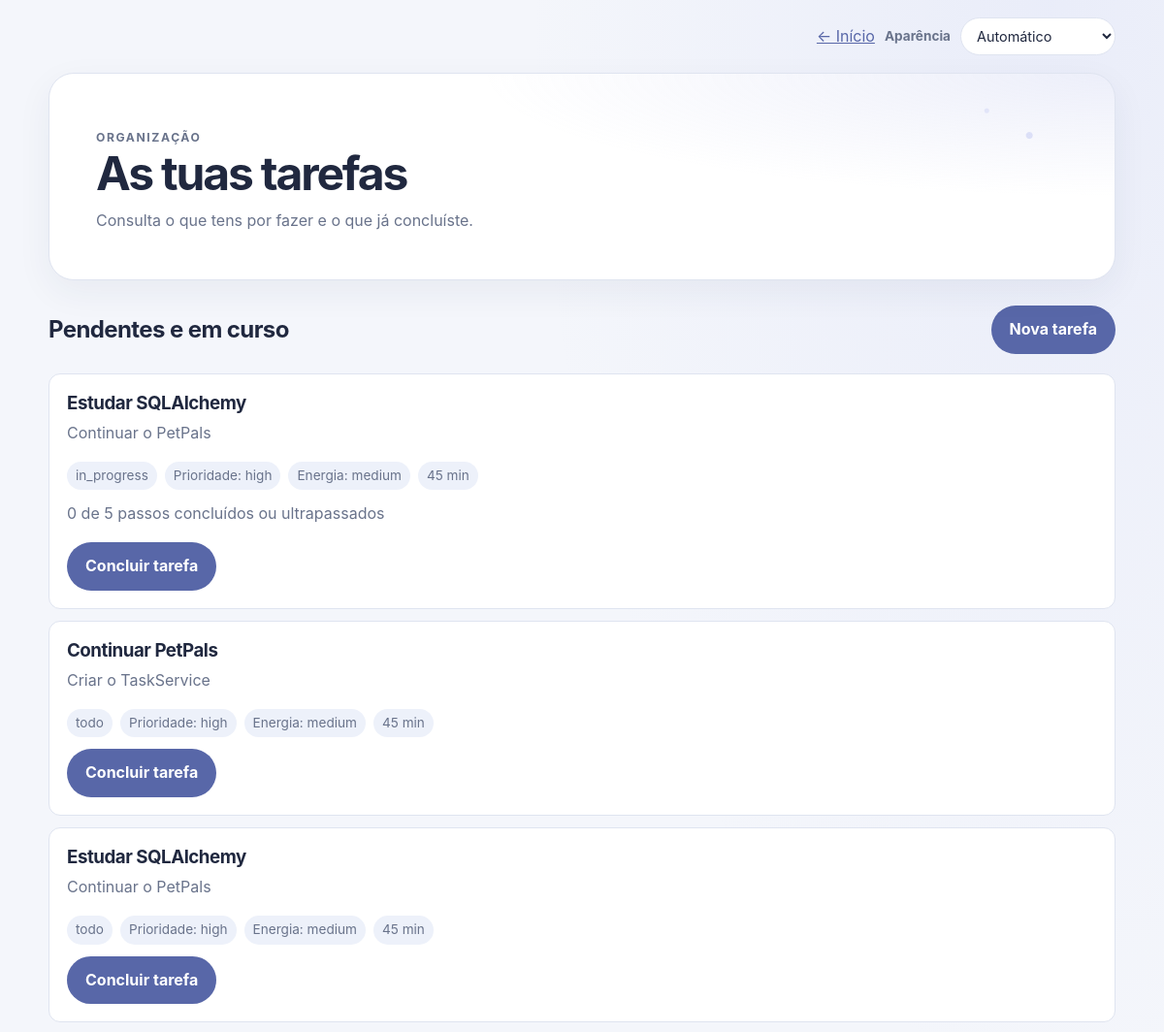
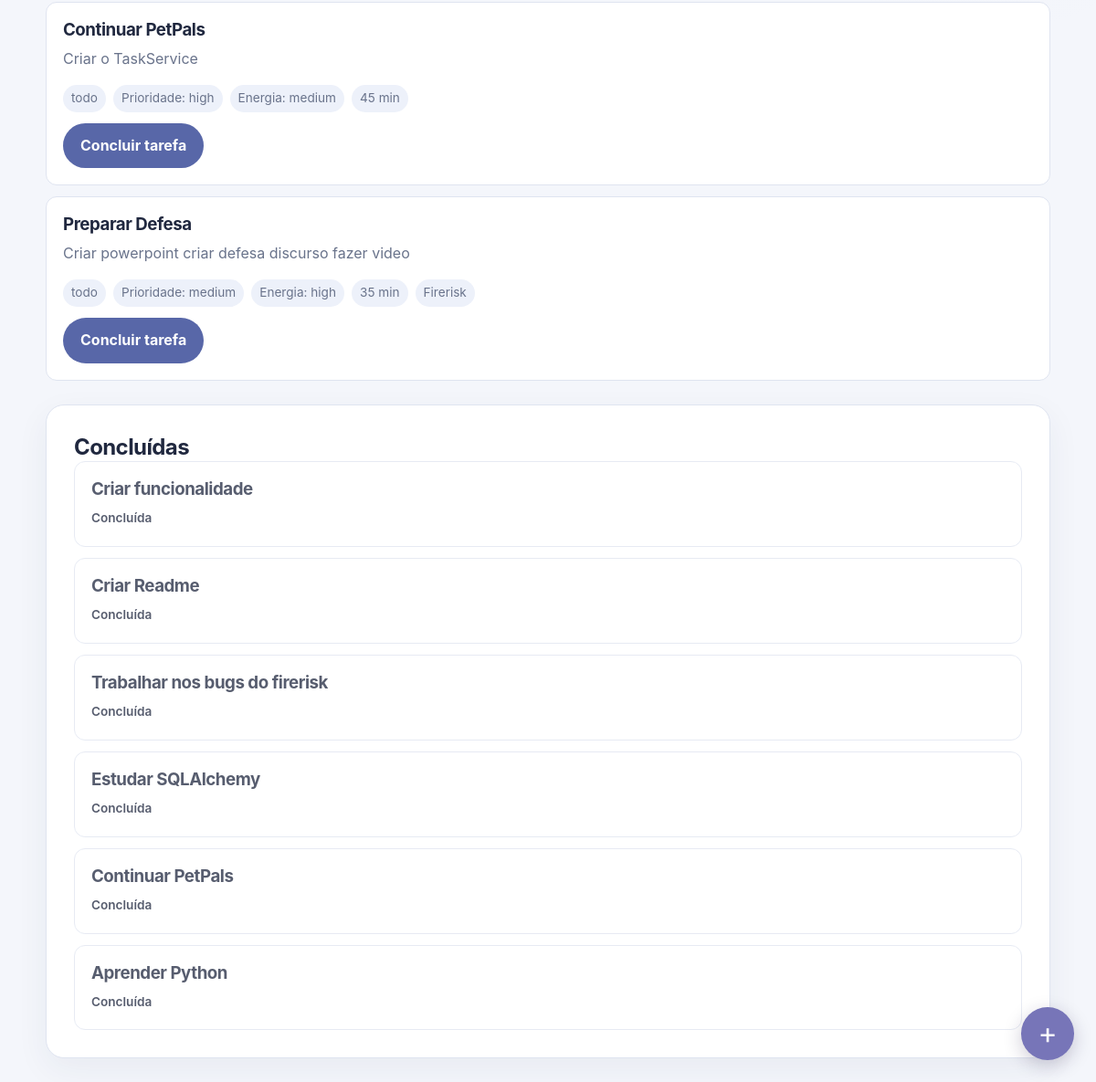
The page /tasks on the database its author committed (2 pictures, top to bottom).
### app/database/models.py (models this page shows)
class Task(Base):
    __tablename__ = "tasks"
    id: Mapped[int] = mapped_column(primary_key=True)
    title: Mapped[str] = mapped_column(String(200), nullable=False)
    description: Mapped[str] = mapped_column(String(1000), default="")
    priority: Mapped[Priority] = mapped_column(
        SqlEnum(Priority),
        default=Priority.MEDIUM,
    )
    energy_level: Mapped[EnergyLevel] = mapped_column(
        SqlEnum(EnergyLevel),
        default=EnergyLevel.MEDIUM,
    )
    estimated_minutes: Mapped[int] = mapped_column(Integer, default=30)
    context: Mapped[str] = mapped_column(String(100), default="general")
    status: Mapped[TaskStatus] = mapped_column(
        SqlEnum(TaskStatus),
        default=TaskStatus.TODO,
    )
    steps: Mapped[list[str]] = mapped_column(
        JSON,
        default=list,
        nullable=False,
    )
    current_step: Mapped[int] = mapped_column(
        Integer,
        default=0,
        nullable=False,
    )
    created_at: Mapped[datetime] = mapped_column(
        DateTime,
        default=datetime.utcnow,
    )
    completed_at: Mapped[datetime | None] = mapped_column(
        DateTime,
        nullable=True,
    )
    project_id: Mapped[int | None] = mapped_column(
        ForeignKey("projects.id"),
        nullable=True,
    )
    project = relationship(
        "Project",
        back_populates="tasks",
    )

class Project(Base):
    __tablename__ = "projects"
    id: Mapped[int] = mapped_column(primary_key=True)
    name: Mapped[str] = mapped_column(String(100), nullable=False)
    description: Mapped[str] = mapped_column(Text, default="")
    active: Mapped[bool] = mapped_column(Boolean, default=True)
    created_at: Mapped[datetime] = mapped_column(
        DateTime,
        default=datetime.utcnow,
    )
    tasks = relationship(
        "Task",
        back_populates="project",
        cascade="all, delete-orphan",
    )

### app/api/web.py (the view)
@app.get("/tasks")
def tasks_page():
    all_tasks = task_repository.list_all()
    pending_tasks = [
        task for task in all_tasks
        if task.status != TaskStatus.DONE
    ]
    completed_tasks = [
        task for task in all_tasks
        if task.status == TaskStatus.DONE
    ]
    return render_template(
        "tasks.html",
        tasks=pending_tasks,
        completed_tasks=completed_tasks,
    )

### app/database/repositories/task_repository.py (called while the page is built)
    def list_all(self) -> list[Task]:
        with get_session() as session:
            stmt = (
                select(Task)
                .options(joinedload(Task.project))
                .order_by(Task.created_at)
            )
            return list(session.scalars(stmt).unique().all())

### app/database/session.py (called while the page is built)
def get_session():
    return SessionLocal()

### app/api/templates/tasks.html (shortened to what this page needs)
<!DOCTYPE html>
<html lang="pt-PT">
<head>
    <link rel="stylesheet" href="{{ url_for('static', filename='style.css') }}">
</head>
<body>
    <div class="theme-bar">
        <a href="{{ url_for('dashboard') }}">← Início</a>
        <label class="theme-label" for="theme-select">Aparência</label>
        <select id="theme-select" class="theme-select">
            <option value="auto">Automático</option>
        </select>
    </div>
    <main class="container">
        <header class="hero">
            <p class="eyebrow">ORGANIZAÇÃO</p>
            <h1>As tuas tarefas</h1>
            <p>Consulta o que tens por fazer e o que já concluíste.</p>
        </header>
        <div class="section-heading">
            <h2>Pendentes e em curso</h2>
            <a class="complete-button button-link" href="{{ url_for('new_task') }}">Nova tarefa</a>
        </div>
        {% if tasks %}
            <div class="task-list">
                {% for task in tasks %}
                    <article class="task-card">
                        <div class="task-content">
                            <h3>{{ task.title }}</h3>
                            {% if task.description %}<p>{{ task.description }}</p>{% endif %}
                            <div class="task-meta">
                                <span>{{ task.status.value }}</span>
                                <span>Prioridade: {{ task.priority.value }}</span>
                                <span>Energia: {{ task.energy_level.value }}</span>
                                <span>{{ task.estimated_minutes }} min</span>
                                {% if task.project %}<span>{{ task.project.name }}</span>{% endif %}
                            </div>
                            {% if task.steps %}
                                <p>{{ task.current_step }} de {{ task.steps|length }} passos concluídos ou ultrapassados</p>
                            {% endif %}
                        </div>
                        <form method="post"
                              action="{{ url_for('complete_task', task_id=task.id) }}">
                            <button type="submit" class="secondary-button">Concluir tarefa</button>
                        </form>
                    </article>
                {% endfor %}
            </div>
        {% else %}
            <div class="empty-state">
                <h3>Não tens tarefas pendentes.</h3>
                <p>Podes aproveitar para descansar ou criar uma nova tarefa.</p>
            </div>
        {% endif %}
        <section class="section">
            <h2>Concluídas</h2>
            {% if completed_tasks %}
                <div class="task-list">
                    {% for task in completed_tasks %}
                        <article class="task-card completed-task">
                            <div class="task-content">
                                <h3>{{ task.title }}</h3>
                                <span class="status-label">Concluída</span>
                            </div>
                        </article>
                    {% endfor %}
                </div>
            {% else %}
                <p>Ainda não há tarefas concluídas para apresentar.</p>
            {% endif %}
        </section>
    </main>
    <a class="floating-add" href="{{ url_for('new_task') }}"
       aria-label="Criar nova tarefa">+</a>
</body>
</html>

### rows shown on the page
Task: title "Estudar SQLAlchemy", description "Continuar o PetPals", status.value "in_progress", priority.value "high", energy_level.value "medium", estimated_minutes "45", current_step "0", steps|length "5"
Task: title "Continuar PetPals", description "Criar o TaskService", status.value "todo", priority.value "high", energy_level.value "medium", estimated_minutes "45"
Task: title "Estudar SQLAlchemy", description "Continuar o PetPals", status.value "todo", priority.value "high", energy_level.value "medium", estimated_minutes "45"
Task: title "Continuar PetPals", description "Criar o TaskService", status.value "todo", priority.value "high", energy_level.value "medium", estimated_minutes "45"
Task: title "Preparar Defesa", description "Criar powerpoint criar defesa discurso fazer video", status.value "todo", priority.value "medium", energy_level.value "high", estimated_minutes "35", project.name "Firerisk"
Task: title "Criar funcionalidade"
Task: title "Criar Readme"
Task: title "Trabalhar nos bugs do firerisk"
Task: title "Estudar SQLAlchemy"
Task: title "Continuar PetPals"
Task: title "Aprender Python"
